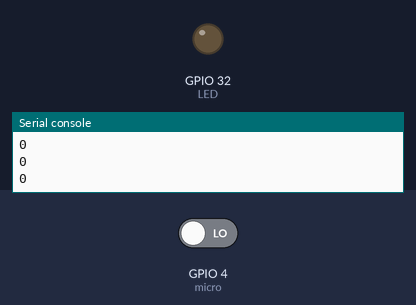
Simulated run of this program. Board: ESP32 board running MicroPython. On the bench: output pins drawn as LEDs (lit = HIGH), the last lines printed to the serial console. Inputs (shaded band) come from the test bench; at power-on: GPIO 4 (micro) LOW.

Above: at 1.2 s.
1.3 s: GPIO 4 (micro) driven HIGH
At 2.5 s:
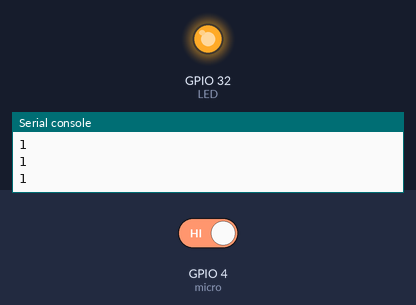
2.9 s: GPIO 4 (micro) driven LOW
At 3.7 s:
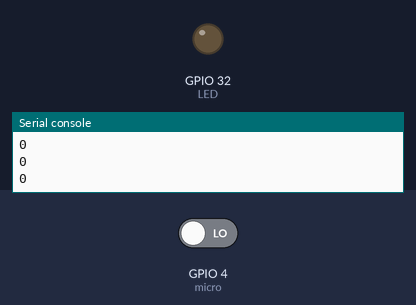
Timing chart, 0 to 5.9 s (numbered marks = the images above; inputs shaded):
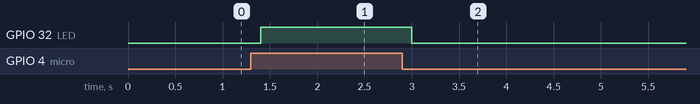

The program:

Micro.py
```python
from machine import Pin,PWM
import time

micro = Pin(4, mode=Pin.IN)
LED = Pin(32, mode=Pin.OUT)
while True:
    print( micro.value())
    if micro.value():
        LED.value(1)
    else:
        LED.value(0)
    time.sleep(0.2)
```

Measured:
- after the input at 1.3 s, GPIO 32 (LED): LOW → HIGH after 0.10 s
- after the input at 2.9 s, GPIO 32 (LED): HIGH → LOW after 0.10 s
